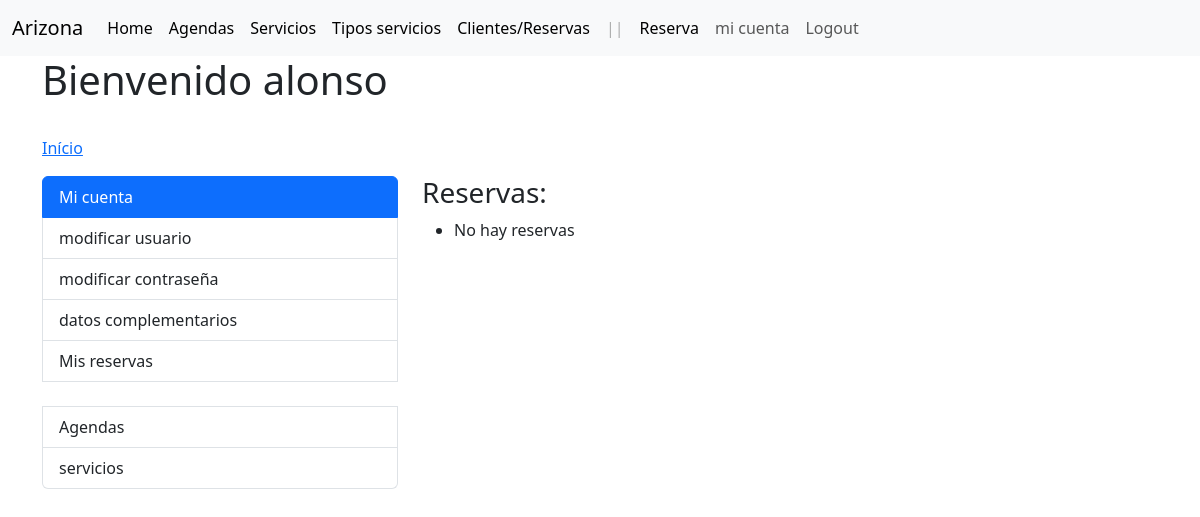
The page /clientes/reservas_user/ (signed in) on the database as committed earlier.
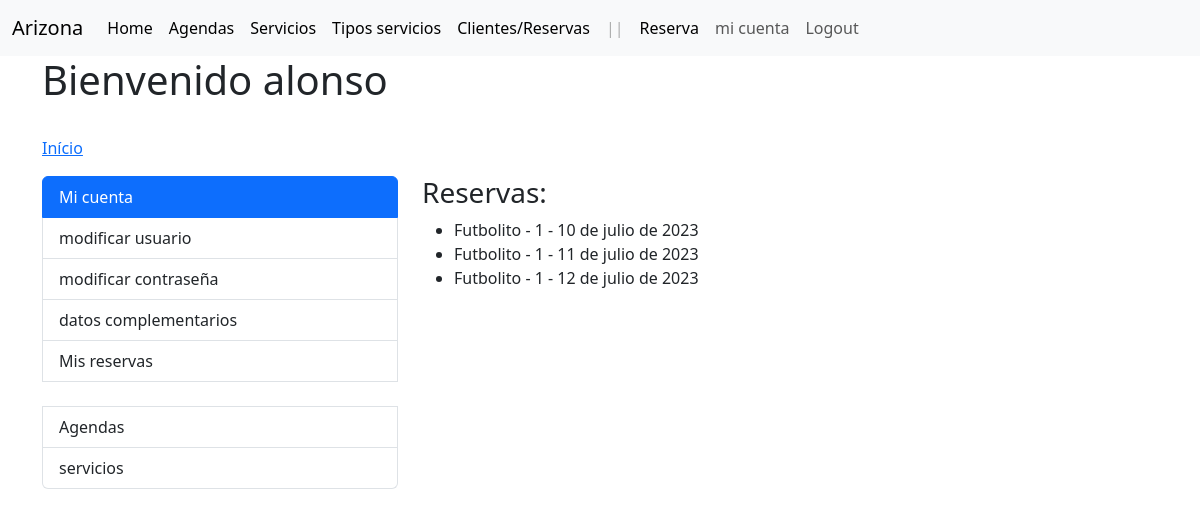
The same page on the database as committed later.
### accounts/models.py (models this page shows, shortened)
class User(AbstractBaseUser, PermissionsMixin):
    username = models.CharField(
        'Usuario', max_length=30, unique=True, validators=[
            validators.RegexValidator(
                re.compile('^[\w.@+-]+$'),
                'ingrese un nombre de usuario valido '
                'Este valor debe contener solo letras, números '
                'excepto: @/./+/-/_.'
                ,  'invalid'
            )
        ], help_text='Un nombre corto que sera usado'+
                    ' para identificarlo de forma unica en la plataforma.'
    )
    name = models.CharField('Name', max_length=100)
    email = models.EmailField('Email', unique=True)
    is_staff = models.BooleanField('Admin', default=False)
    is_active = models.BooleanField('Ativo', default=True)
    date_joined = models.DateTimeField('Data de Entrada', auto_now_add=True)
    USERNAME_FIELD = 'username'
    REQUIRED_FIELDS = ['email']
    objects = UserManager()
    class Meta:
        verbose_name = 'Usuario'
        verbose_name_plural = 'Usuarios'

### client/models.py (models this page shows, shortened)
class Reserva(models.Model):
    cliente = models.ForeignKey(Cliente, on_delete=models.CASCADE)
    agenda = models.ForeignKey(Agenda, on_delete=models.CASCADE)
    dia = models.DateField()
    confirmada = models.BooleanField(default=False)
    class Meta:
        unique_together = ('agenda', 'cliente', 'dia')

### services/models.py (models this page shows, shortened)
class Agenda(models.Model):
    cancha = models.ForeignKey(Cancha, on_delete=models.CASCADE)
    horario = models.ForeignKey(Horario, on_delete=models.CASCADE)
    disponible = models.BooleanField(default=True)
    class Meta:
        verbose_name = _('Agenda')
        verbose_name_plural = _('Agendas')
        unique_together = ('cancha', 'horario')

class Cancha(models.Model):
    NUMERACION_CHOICES = [
        ('1', 'Cancha 1'),
        ('2', 'Cancha 2'),
        ('3', 'Cancha 3'),
        ('4', 'Cancha 4'),
        ('5', 'Cancha 5'),
        ('6', 'Cancha 6'),
        ('7', 'Cancha 7'),
        ('8', 'Cancha 8'),
    ]
    numeracion = models.CharField(max_length=10, choices=NUMERACION_CHOICES)
    tipo = models.ForeignKey(TipoCancha, on_delete=models.CASCADE, related_name='canchas')
    class Meta:
        verbose_name = _('Cancha')
        verbose_name_plural = _('Canchas')

class TipoCancha(models.Model):
    nombre = models.CharField(max_length=50)
    precio = models.DecimalField(max_digits=8, decimal_places=0)
    descripcion = models.TextField()
    class Meta:
        verbose_name = _('Tipo de Cancha')
        verbose_name_plural = _('Tipos de Canchas')

### client/views.py (the view)
# urls.py: path('reservas_user/', views.listar_reservas_usuario, name='listar_reservas_usuario'),
@login_required(login_url='login')
def listar_reservas_usuario(request):
    try:
        cliente = request.user.cliente
    except Cliente.DoesNotExist:
        messages.warning(request, 'Necesitas crear un Cliente para acceder a esta página')
        return redirect(reverse('client:cliente_create'))
    reservas = Reserva.objects.filter(cliente=cliente)
    return render(request, 'reserva/listar_reservas_usuario.html', {'reservas': reservas})

### client/templates/reserva/listar_reservas_usuario.html
{% extends "accounts/index.html" %}
{% block accounts_container %}
<h3>Reservas:</h3>
<ul>
    {% for reserva in reservas %}
        <li>{{ reserva.agenda.cancha.tipo.nombre }} - {{ reserva.agenda.cancha.numeracion }} - {{ reserva.dia }}</li>
    {% empty %}
        <li>No hay reservas</li>
    {% endfor %}
</ul>
{% endblock %}

### accounts/templates/accounts/index.html (shortened to what this page needs)
{% extends "layout.html" %}
{% block container %}
<body class="body">
    <div class="container">
        <h1>Bienvenido {{user.username}}</h1>
        <br>
        <ol class="breadcrumb">
            <li><a href="#">Início</a></li>
        </ol>
        <div class="row">
            <div class="col-md-4">
                <div class="list-group">
                    <a  class="list-group-item active">Mi cuenta</a>
                    <a href="{% url 'accounts:update_user'%}" class="list-group-item">modificar usuario</a>
                    <a href="{% url 'accounts:update_password'%}" class="list-group-item">modificar contraseña</a>
                    <a href="{% url 'client:cliente_create' %}" class="list-group-item"> datos complementarios </a>
                    <a href="{% url 'client:listar_reservas_usuario' %}" class="list-group-item">Mis reservas</a>
                    <br>
                    {% if request.user.is_staff or request.user.is_superuser %}
                    <a href="#" class="list-group-item">Agendas</a>
                    <a href="#" class="list-group-item">servicios</a>
                    {% endif %}
                </div>
            </div>
            <div class="col-md-8">
                {% block accounts_container %}<h2>Bienvenido {{ user.name }} </h2>{% endblock %}
            </div>
        </div>
</body>
{% endblock %}

### templates/layout.html (shortened to what this page needs)
<!doctype html>
{% load static %}
<html lang="en">
<head>
	<link rel="stylesheet" href="https://cdnjs.cloudflare.com/ajax/libs/font-awesome/5.15.3/css/all.min.css">
    <link rel="stylesheet" href="https://cdnjs.cloudflare.com/ajax/libs/jqueryui/1.12.1/jquery-ui.min.css">
	<link href="https://cdn.jsdelivr.net/npm/bootstrap@5.3.0-alpha1/dist/css/bootstrap.min.css" rel="stylesheet"
>
</head>
<body>
	<header>
		{% include 'partials/navbar.html' %}
	</header>
	{% block container %}{% endblock %}
</body>
</html>

### templates/partials/navbar.html (shortened to what this page needs)
<nav class="navbar navbar-expand-lg bg-body-tertiary">
    <div class="container-fluid">
        <a class="navbar-brand" href="#">Arizona</a>
        <div class="collapse navbar-collapse" id="navbarNav">
            <ul class="navbar-nav">
                <li class="nav-item">
                    <a class="nav-link active" aria-current="page" href="{% url 'home' %}">Home</a>
                </li>
                {% if user.is_staff or user.is_superuser %}
                <li class="nav-item">
                    <a class="nav-link active" aria-current="page" href="#">Agendas</a>
                </li>
                <li class="nav-item">
                    <a class="nav-link active" aria-current="page" href="#">Servicios</a>
                </li>
                <li class="nav-item">
                    <a class="nav-link active" aria-current="page" href="#">Tipos servicios</a>
                </li>
                <li class="nav-item">
                    <a class="nav-link active" aria-current="page" href="{% url 'client:reserva_list' %}">Clientes/Reservas</a>
                </li>
                {% endif %}
                <li class="nav-item">
                    <a class="nav-link disabled" aria-current="page">||</a>
                </li>
                {% if user.is_authenticated %}
                <li class="nav-item">
                    <a class="nav-link active" aria-current="page" href="{% url 'agendas:tipo_cancha_listar' %}">Reserva</a>
                </li>
                <li class="nav-item">
                    <a class="nav-link" href="{% url 'accounts:index' %}">mi cuenta</a>
                </li>
                <li class="nav-item">
                    <a class="nav-link" href="{% url 'Login:logout' %}">Logout</a>
                </li>
                {% endif %}
            </ul>
        </div>
    </div>
</nav>

Rows that differ between the two databases and show on the page:
added Reserva: agenda.cancha.tipo.nombre "Futbolito", agenda.cancha.numeracion "1", dia "10 de julio de 2023"
added Reserva: agenda.cancha.tipo.nombre "Futbolito", agenda.cancha.numeracion "1", dia "11 de julio de 2023"
added Reserva: agenda.cancha.tipo.nombre "Futbolito", agenda.cancha.numeracion "1", dia "12 de julio de 2023"
Other text that changed with them:
text no longer shown: "No hay reservas"
